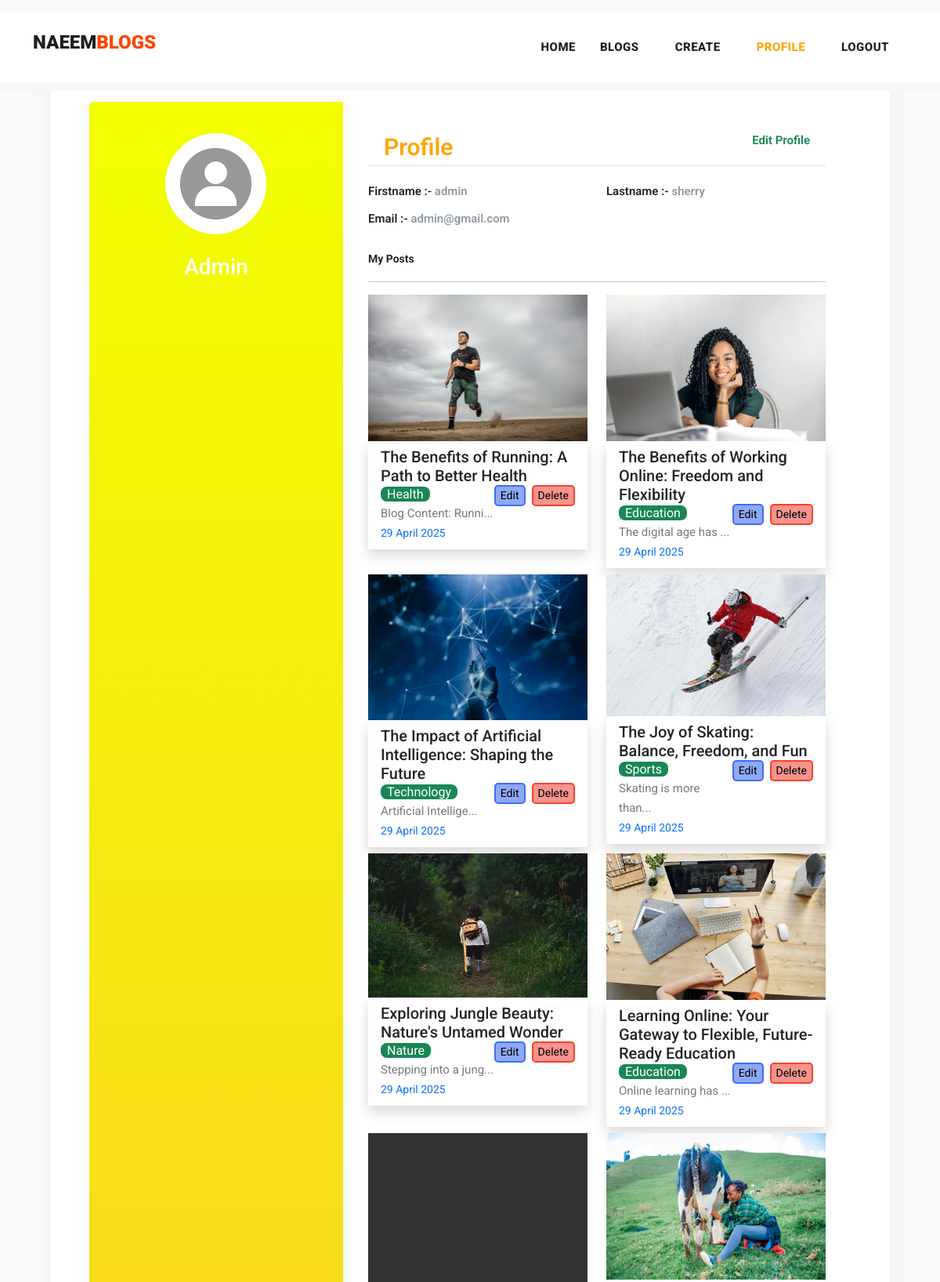
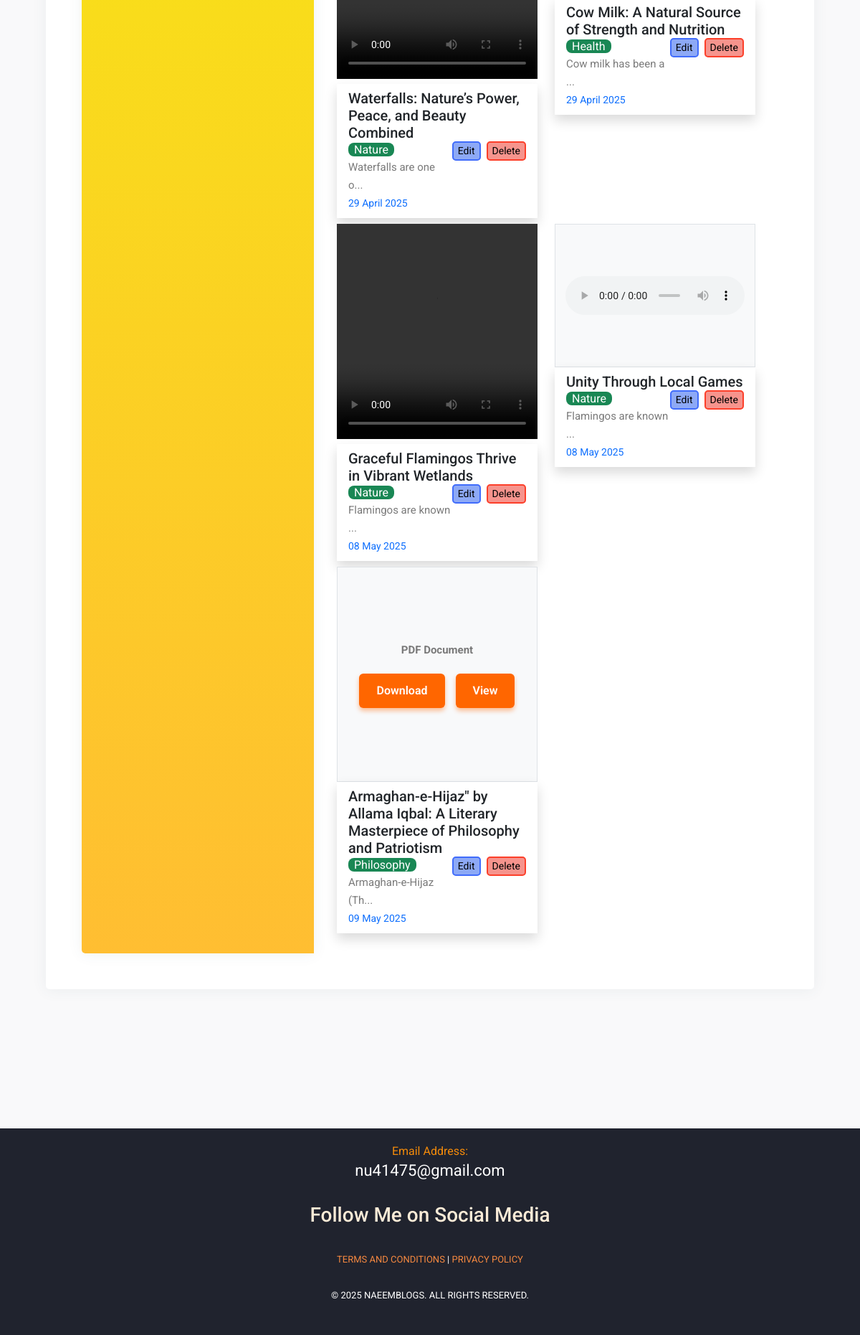
The app's page /profile/1 with its own data (2 pictures, top to bottom).
### myapp/models.py (models this page shows, shortened)
class Post(models.Model):
    postname = models.CharField(max_length=600)
    category = models.CharField(max_length=600)
    image = models.FileField(upload_to='images/posts', validators=[validate_file_type])
    content = models.CharField(max_length=100000)
    time = models.CharField(default=time,max_length=100, blank=True)
    likes = models.ManyToManyField(User, related_name='liked_posts', blank=True)
    user = models.ForeignKey(User, on_delete=models.CASCADE)
    social_image = models.ImageField(upload_to='social_images/', null=True, blank=True)
    social_title = models.CharField(max_length=255, null=True, blank=True)
    meta_description = models.TextField(null=True, blank=True)
    social_description = models.TextField(null=True, blank=True)
    meta_keywords = models.CharField(max_length=255, null=True, blank=True)

### myapp/views.py (the view)
# urls.py: path("profile/<int:id>",views.profile,name='profile'),
def profile(request,id):
    return render(request,'profile.html',{
        'user':User.objects.get(id=id),
        'posts':Post.objects.all(),
        'media_url':settings.MEDIA_URL,
    })

### myapp/templatetags/custom_filters.py (called while the page is built)
@register.filter
def endswith(value, suffix):
    return str(value).lower().endswith(suffix.lower())

### templates/profile.html (shortened to what this page needs)
{% load static %}
{% load custom_filters %}
<!DOCTYPE html>
<html lang="en">
  <head>
    <link href="https://cdn.jsdelivr.net/npm/bootstrap@5.3.0-alpha3/dist/css/bootstrap.min.css" rel="stylesheet" />
    <link href="{% static 'vendor/bootstrap/css/bootstrap.min.css' %}" rel="stylesheet" />
    <link rel="stylesheet" href="https://maxcdn.bootstrapcdn.com/bootstrap/4.0.0/css/bootstrap.min.css" />
    <link href="https://cdn.jsdelivr.net/npm/bootstrap@5.3.0-alpha3/dist/css/bootstrap.min.css" rel="stylesheet" />
    <link rel="stylesheet" href="{% static 'assets/css/fontawesome.css' %}" />
    <link rel="stylesheet" href="{% static 'assets/css/templatemo-stand-blog.css' %}" />
    <link rel="stylesheet" href="{% static 'assets/css/owl.css' %}" />
  </head>
  <body>
    <header class="">
      <nav class="navbar navbar-expand-lg bg-white">
        <div class="container">
          <a class="navbar-brand" href="index.html"><h2>NAEEM<span style="color: orangered;">BLOGS</span></h2></a>
          <div class="collapse navbar-collapse" id="navbarResponsive">
            <ul class="navbar-nav ml-auto">
              <li>
                <a class="nav-link" href="{% url 'index' %}">
                  Home
                </a>
              </li>
              <li class="nav-item">
                <a class="nav-link" href="{% url 'blog' %}">Blogs</a>
              </li>
              {% if user.is_authenticated %}
                <li class="nav-item">
                  <a class="nav-link" href="{% url 'create' %}">Create</a>
                </li>
                <li class="nav-item">
                  <a class="nav-link" href="{% url 'profile' user.id %}" style="color: orange;">Profile</a>
                </li>
                <li class="nav-item">
                  <a class="nav-link" href="{% url 'logout' %}">Logout</a>
                </li>
              {% else %}
                <li class="nav-item">
                  <a class="nav-link" href="{% url 'signin' %}">Login</a>
                </li>
              {% endif %}
            </ul>
          </div>
        </div>
      </nav>
    </header>
    <div class="mt-3">
      <div class="page-content page-container p-lg-5 p-0" id="page-content">
        <div class="padding">
          <div class="row d-flex justify-content-center">
            <div class="col-xl-12 col-md-12" id="card">
              <div class="card user-card-full">
                <div class="row m-l-0 m-r-0">
                  <div class="col-sm-4 bg-c-lite-green user-profile">
                    <div class="card-block text-center text-white">
                      <div class="m-b-25">
                        <img src="{% static 'assets/images/user.png' %}" class="img-radius" alt="User-Profile-Image" style="border-radius: 50%;" />
                      </div>
                      <h6 class="f-w-800 h3" style="text-transform: capitalize;">{{ user.username }}</h6>
                    </div>
                  </div>
                  <div class="col-sm-8">
                    <div class="card-block">
                      <h6 class="m-b-20 p-b-5 b-b-default f-w-600" style="font-size: 30px; padding: 20px;  color: orange;">Profile <a href="{% url 'profileedit' user.id %}" class="float-right text-decoration-none text-success" style="font-size: 15px;">Edit Profile</a></h6>
                      <div class="row">
                        <div class="col-sm-6">
                          <p class="m-b-10 f-w-600 text-dark">
                            Firstname :-
                            <span class="text-muted f-w-400">{{ user.first_name }}</span>
                          </p>
                        </div>
                        <div class="col-sm-6">
                          <p class="m-b-10 f-w-600 text-dark">
                            Lastname :-
                            <span class="text-muted f-w-400">{{ user.last_name }}</span>
                          </p>
                        </div>
                        <div class="col-sm-6">
                          <p class="m-b-10 f-w-600 text-dark">
                            Email :-
                            <span class="text-muted f-w-400">{{ user.email }}</span>
                          </p>
                        </div>
                      </div>
                      <p class="small fw-bold pt-3 text-dark">My Posts</p>
                      <hr />
                      <div class="row row-cols-lg-2 row-cols-1">
                        {% for post in posts %}
                          {% if post.user_id == user.id %}
                            <div class="col col-lg-6 col-12 mb-2">
                              {% with file_name=post.image.name|lower %}
                              {% if file_name|endswith:".jpg" or file_name|endswith:".jpeg" or file_name|endswith:".png" %}
                              <img src="{{media_url}}{{post.image}}" class="img-fluid" alt="" width="100%">
                              {% elif post.image.name|lower|endswith:'.mp4' or post.image.name|lower|endswith:'.mov' or post.image.name|lower|endswith:'.avi' %}
                                <video controls style="height: 300px; width: 100%;">
                                  <source src="{{ media_url }}{{ post.image }}" type="video/mp4" />Your browser does not support the video tag.
                                </video>
                                {% elif file_name|endswith:".mp3" or file_name|endswith:".wav" or file_name|endswith:".ogg" %}
                                <div style="height:200px; display: flex; align-items: center; justify-content: center; background-color: #f8f9fa; border: 1px solid #dee2e6;">
                                  <audio controls style="width: 100%; max-width: 90%;">
                                    <source src="{{ media_url }}{{ post.image }}">
                                  </audio>
                                </div>
                                {% elif file_name|endswith:".pdf" %}
                                <div style="height: 300px; display: flex; flex-direction: column; justify-content: center; align-items: center; background-color: #f8f9fa; border: 1px solid #dee2e6;">
                                  <p style="font-weight: bold; margin-bottom: 20px;">PDF Document</p>
                                  <div style="display: flex; gap: 15px;">
                                    <a href="{{ post.image.url }}" download
                                      style="
                                        background-color: #ff6600;
                                        color: white;
                                        padding: 12px 24px;
                                        border-radius: 6px;
                                        font-weight: 600;
                                        text-decoration: none;
                                        box-shadow: 0 4px 6px rgba(255, 102, 0, 0.4);
                                        transition: background-color 0.3s ease, box-shadow 0.3s ease;
                                        display: inline-flex;
                                        align-items: center;
                                        justify-content: center;
                                        user-select: none;
                                      "
                                      onmouseover="this.style.backgroundColor='#e65500'; this.style.boxShadow='0 6px 8px rgba(230, 85, 0, 0.6)';"
                                      onmouseout="this.style.backgroundColor='#ff6600'; this.style.boxShadow='0 4px 6px rgba(255, 102, 0, 0.4)';">
                                      Download
                                    </a>
                                    <a href="{{ post.image.url }}" target="_blank"
                                      style="
                                        background-color: #ff6600;
                                        color: white;
                                        padding: 12px 24px;
                                        border-radius: 6px;
                                        font-weight: 600;
                                        text-decoration: none;
                                        box-shadow: 0 4px 6px rgba(255, 102, 0, 0.4);
                                        transition: background-color 0.3s ease, box-shadow 0.3s ease;
                                        display: inline-flex;
                                        align-items: center;
                                        justify-content: center;
                                        user-select: none;
                                      "
                                      onmouseover="this.style.backgroundColor='#e65500'; this.style.boxShadow='0 6px 8px rgba(230, 85, 0, 0.6)';"
                                      onmouseout="this.style.backgroundColor='#ff6600'; this.style.boxShadow='0 4px 6px rgba(255, 102, 0, 0.4)';">
                                      View
                                    </a>
                                  </div>
                                </div>
                              {% elif file_name|endswith:".doc" or file_name|endswith:".docx" %}
                                <iframe src="https://view.officeapps.live.com/op/embed.aspx?src={{ media_url }}{{ post.image }}" width="100%" height="500px"></iframe>
                              {% else %}
                                <p>Unsupported media type</p>
                              {% endif %}
                              {% endwith %}
                              <div class="px-3 py-2 shadow">
                                <h5>{{ post.postname }}</h5>
                                <a href="{% url 'deletepost' post.id %}"><button class="ms-2 float-right small" type="submit" style="border:2px solid rgb(252, 63, 42); border-radius: 5px; background-color: rgb(246, 148, 141);">Delete</button></a>
                                <a href="{% url 'editpost' post.id %}"><button class="float-right small" type="submit" style="border:2px solid rgb(64, 108, 251); border-radius: 5px; background-color: rgb(141, 169, 246);">Edit</button></a>
                                <span class="text-white bg-success rounded-3 px-2 rounded-2">{{ post.category }}</span>
                                <p>{{ post.content|slice:'0:20' }}...</p>
                                <p class="small text-primary">
                                  {{ post.time }}
                                </p>
                              </div>
                            </div>
                          {% endif %}
                        {% endfor %}
                      </div>
                    </div>
                  </div>
                </div>
              </div>
            </div>
          </div>
        </div>
      </div>
    </div>
    {% include 'footer.html' %}
  </body>
</html>

### static/assets/css/templatemo-stand-blog.css (style rules this page uses)
body { font-family: 'Roboto', sans-serif; overflow-x: hidden; text-rendering: optimizeLegibility; -webkit-font-smoothing: antialiased; -moz-osx-font-smoothing: grayscale; }
p { margin-bottom: 0px; font-size: 15px; font-weight: 400; color: #7a7a7a; line-height: 30px; }
a { text-decoration: none!important; }
ul { padding: 0; margin: 0; list-style: none; }
h1,h2,h3,h4,h5,h6 { margin: 0px; }
header { position: absolute; z-index: 99999; width: 100%; height: 100px; background-color: #f7f7f7; -webkit-transition: all 0.3s ease-in-out 0s; -moz-transition: all 0.3s ease-in-out 0s; -o-transition: all 0.3s ease-in-out 0s; transition: all 0.3s ease-in-out 0s; }
header .navbar { padding: 25px 0px; }
.navbar .navbar-brand { float: left; margin-top: -12px; outline: none; }
.navbar .navbar-brand h2 { color: #1e1e1e; text-transform: uppercase; font-size: 24px; font-weight: 900; -webkit-transition: all .3s ease 0s; -moz-transition: all .3s ease 0s; -o-transition: all .3s ease 0s; transition: all .3s ease 0s; }
#navbarResponsive { z-index: 999; }
.navbar-collapse { text-align: center; }
.navbar .navbar-nav .nav-item { margin: 0px 15px; }
.navbar .navbar-nav a.nav-link { text-transform: capitalize; font-size: 15px; font-weight: 800; text-transform: uppercase; letter-spacing: 0.5px; color: #1e1e1e; transition: all 0.3s; }

### templates/profile.html (style rules this page uses)
body { background-color: #f9f9fa; width: 100vw; height: 100vh; }
.padding { padding: 1rem; }
.user-card-full { overflow: hidden; }
.card { border-radius: 5px; -webkit-box-shadow: 0 1px 20px 0 rgba(69, 90, 100, 0.08); box-shadow: 0 1px 20px 0 rgba(69, 90, 100, 0.08); border: none; margin-bottom: 30px; padding: 50px; }
.m-r-0 { margin-right: 0px; }
.m-l-0 { margin-left: 0px; }
.user-card-full .user-profile { border-radius: 5px 0 0 5px; }
.bg-c-lite-green { background: linear-gradient(to top, #ffbe32, #f2ff00); box-shadow: 0 1px 20px 0 rgba(69, 90, 100, 0.08); }
.user-profile { padding: 20px 0; }
.card-block { padding: 1.25rem; }
.m-b-25 { margin-bottom: 25px; }
.img-radius { border-radius: 5px; }
h6 { font-size: 14px; }
.card .card-block p { line-height: 25px; }
.b-b-default { border-bottom: 1px solid #e0e0e0; }
.m-b-20 { margin-bottom: 20px; }
.p-b-5 { padding-bottom: 5px !important; }
.m-b-10 { margin-bottom: 10px; }
.text-muted { color: #919aa3 !important; }
.f-w-600 { font-weight: 600; }

### records on screen
Post: image (picture), postname "The Benefits of Running: A Path to Better Health", category "Health", content "Blog Content: Runni", time "29 April 2025"
Post: image (picture), postname "The Benefits of Working Online: Freedom and Flexibility", category "Education", content "The digital age has", time "29 April 2025"
Post: image (picture), postname "The Impact of Artificial Intelligence: Shaping the Future", category "Technology", content "Artificial Intellige", time "29 April 2025"
Post: image (picture), postname "The Joy of Skating: Balance, Freedom, and Fun", category "Sports", content "Skating is more than", time "29 April 2025"
Post: image (picture), postname "Exploring Jungle Beauty: Nature's Untamed Wonder", category "Nature", content "Stepping into a jung", time "29 April 2025"
Post: image (picture), postname "Learning Online: Your Gateway to Flexible, Future-Ready Education", category "Education", content "Online learning has", time "29 April 2025"
Post: postname "Waterfalls: Nature’s Power, Peace, and Beauty Combined", category "Nature", content "Waterfalls are one o", time "29 April 2025"
Post: image (picture), postname "Cow Milk: A Natural Source of Strength and Nutrition", category "Health", content "Cow milk has been a", time "29 April 2025"
Post: postname "Graceful Flamingos Thrive in Vibrant Wetlands", category "Nature", content "Flamingos are known", time "08 May 2025"
Post: postname "Unity Through Local Games", category "Nature", content "Flamingos are known", time "08 May 2025"
Post: postname "Armaghan-e-Hijaz\" by Allama Iqbal: A Literary Masterpiece of Philosophy and Patriotism", category "Philosophy", content "Armaghan-e-Hijaz (Th", time "09 May 2025"

### other values on screen
{{ user.username }} "Admin"
{{ user.first_name }} "admin"
{{ user.last_name }} "sherry"
{{ user.email }} "admin@gmail.com"
